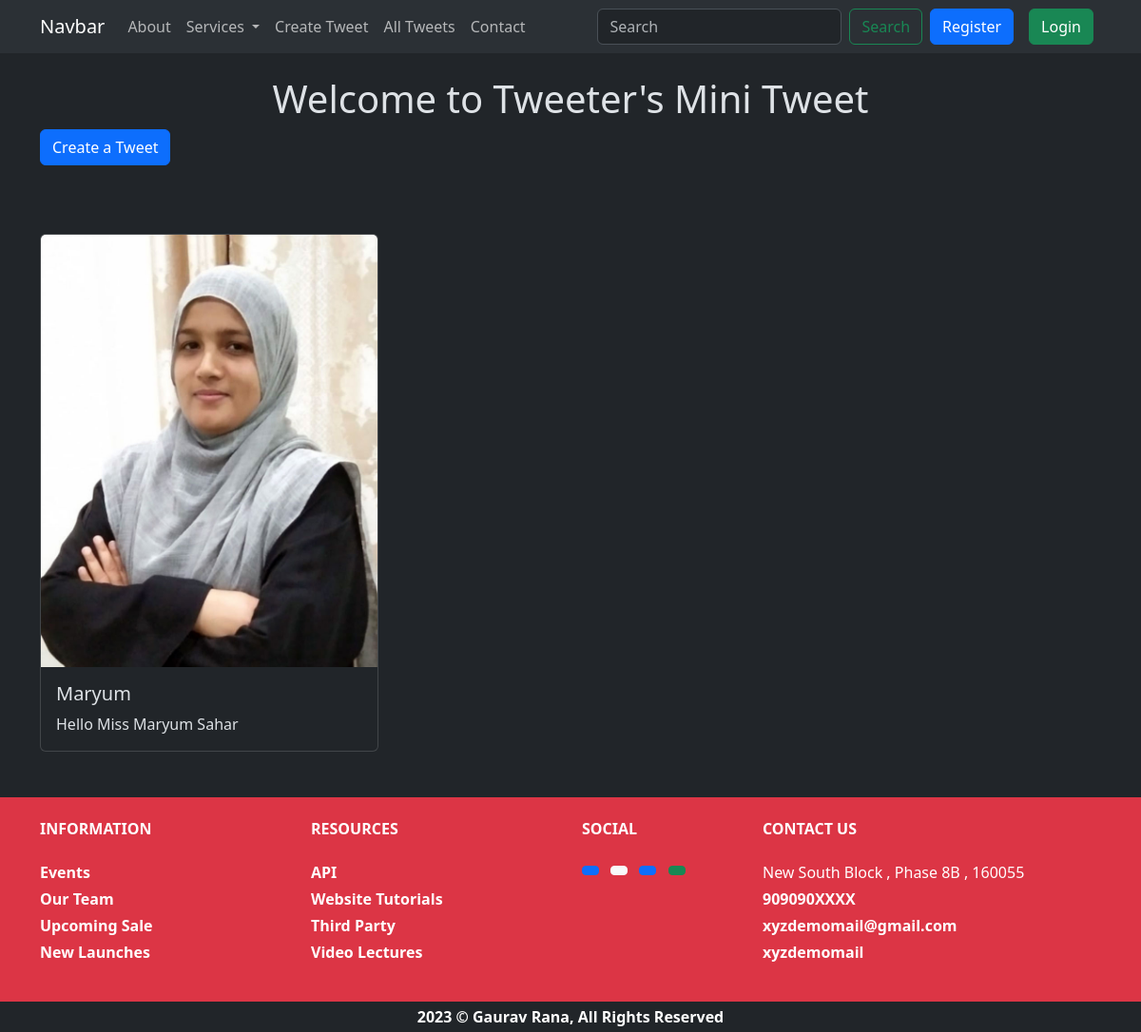
Page /tweet/ on the earlier database version.
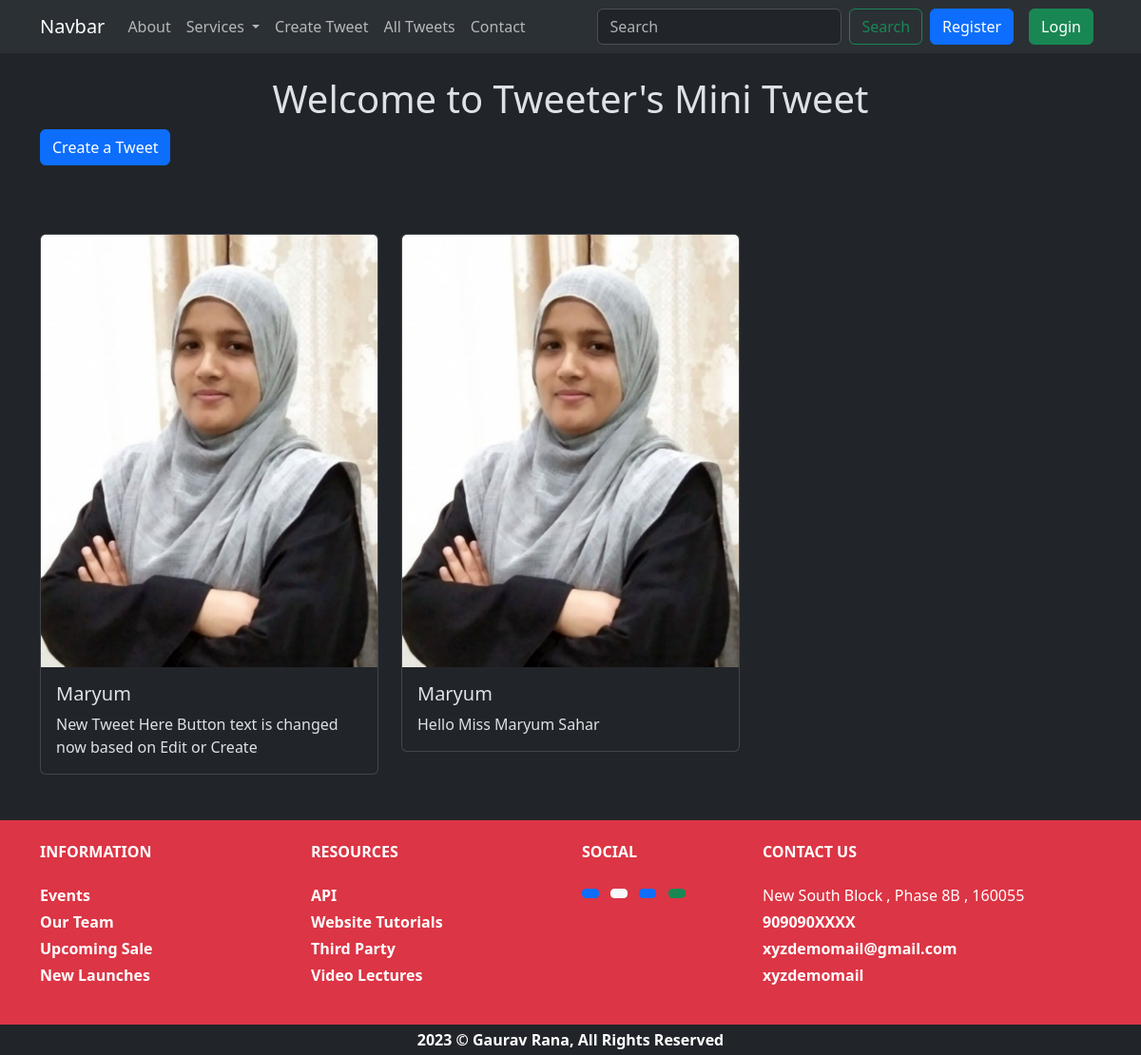
Same page on the later database version.
### tweet/models.py (models this page shows, shortened)
class Tweet(models.Model):
    user = models.ForeignKey(User, on_delete=models.CASCADE)
    text = models.TextField(max_length=240)
    image = models.ImageField(upload_to='images/', blank=False, null=False)
    created_at = models.DateTimeField(auto_now_add=True)
    updated_at = models.DateTimeField(auto_now=True)

### tweet/views.py (the view)
# urls.py: path('', views.tweet_list, name='tweet_list'),
def tweet_list(request):
    tweets = Tweet.objects.all().order_by('-created_at')
    return render(request, 'tweet_list.html', {'tweets': tweets})

### tweet/templates/tweet_list.html (shortened to what this page needs)
{% extends "layout.html" %}
{% block content %}
    <h1 class="text-center mt-4">
        Welcome to Tweeter's Mini Tweet
    </h1>
    <div class="container">
        <a href="{% url "tweet_create" %}" class="btn btn-primary mb-4">Create a Tweet</a>
        <div class="row">
            {% for tweet in tweets  %}
            <div class="col-md-4 py-5">
                <div class="card">
                   <img src="{{tweet.image.url}}" class="card-img-top" alt="..." />
                    <div class="card-body">
                        <h5 class="card-title">{{tweet.user.username}}</h5>
                        <p class="card-text">
                        {{tweet.text}}
                        </p>
                    </div>
                </div>
            </div>
        {% endfor %}
        </div>
    </div>
{% endblock  %}

### templates/layout.html (shortened to what this page needs)
{% load static %}
<!DOCTYPE html>
<html lang="en" data-bs-theme="dark">
  <head>
    <link href="https://cdn.jsdelivr.net/npm/bootstrap@5.3.3/dist/css/bootstrap.min.css" rel="stylesheet">
  </head>
  <body class="dark">
    <nav class="navbar navbar-expand-lg bg-body-tertiary">
        <div class="container">
          <a class="navbar-brand" href="#">Navbar</a>
          <div class="collapse navbar-collapse" id="navbarSupportedContent">
            <ul class="navbar-nav me-auto mb-2 mb-lg-0">
              <li class="nav-item">
                <a class="nav-link" href="#">About</a>
              </li>
              <li class="nav-item dropdown">
                <a class="nav-link dropdown-toggle" href="#" role="button" data-bs-toggle="dropdown" aria-expanded="false">
                  Services
                </a>
              </li>
              <li class="nav-item">
                <a class="nav-link" href="{% url "tweet_create" %}">Create Tweet</a>
              </li>
              <li class="nav-item">
                <a class="nav-link" href="{% url "tweet_list" %}">All Tweets</a>
              </li>
              <li class="nav-item">
                <a class="nav-link" href="#">Contact</a>
              </li>
            </ul>
            <form class="d-flex" role="search">
              <input class="form-control me-2" type="search" placeholder="Search" aria-label="Search">
              <button class="btn btn-outline-success" type="submit">Search</button>
            </form>
            {% if user.is_authenticated %}
              <form method="post" action="{% url "logout" %}">
                {% csrf_token %}
                <button type="submit" class="btn btn-danger mx-2">Logout</button>
              </form>
            {% else %}
            <a href="{% url "register" %}" class="btn btn-primary mx-2">Register</a>
            <a href="{% url "login" %}" class="btn btn-success mx-2">Login</a>
            {% endif %}
          </div>
        </div>
      </nav>
    {% block content %}{% endblock %}
    <footer class="footer bg-danger">
      <div class="container">
        <div class="row">
          <div
            class="col-sm-6 col-md-4 mt-4 col-lg-3 text-center text-sm-start"
          >
            <div class="information">
              <h6 class="footer-heading text-uppercase text-white fw-bold">
                Information
              </h6>
              <ul class="list-unstyled footer-link mt-4">
                <li class="mb-1">
                  <a
                    href="#"
                    class="text-white text-decoration-none fw-semibold"
                    >Events</a
                  >
                </li>
                <li class="mb-1">
                  <a
                    href="#"
                    class="text-white text-decoration-none fw-semibold"
                    >Our Team</a
                  >
                </li>
                <li class="mb-1">
                  <a
                    href="#"
                    class="text-white text-decoration-none fw-semibold"
                    >Upcoming Sale</a
                  >
                </li>
                <li class="">
                  <a
                    href="#"
                    class="text-white text-decoration-none fw-semibold"
                    >New Launches</a
                  >
                </li>
              </ul>
            </div>
          </div>
          <div
            class="col-sm-6 col-md-4 mt-4 col-lg-3 text-center text-sm-start"
          >
            <div class="resources">
              <h6 class="footer-heading text-uppercase text-white fw-bold">
                Resources
              </h6>
              <ul class="list-unstyled footer-link mt-4">
                <li class="mb-1">
                  <a
                    href="#"
                    class="text-white text-decoration-none fw-semibold"
                    >API</a
                  >
                </li>
                <li class="mb-1">
                  <a
                    href="#"
                    class="text-white text-decoration-none fw-semibold"
                    >Website Tutorials</a
                  >
                </li>
                <li class="mb-1">
                  <a
                    href="#"
                    class="text-white text-decoration-none fw-semibold"
                    >Third Party</a
                  >
                </li>
                <li class="">
                  <a
                    href="#"
                    class="text-white text-decoration-none fw-semibold"
                    >Video Lectures</a
                  >
                </li>
              </ul>
            </div>
          </div>
          <div
            class="col-sm-6 col-md-4 mt-4 col-lg-2 text-center text-sm-start"
          >
            <div class="social">
              <h6 class="footer-heading text-uppercase text-white fw-bold">
                Social
              </h6>
              <ul class="list-inline my-4">
                <li class="list-inline-item">
                  <a href="#" class="text-white btn-sm btn btn-primary mb-2"
                    ></a>
                </li>
                <li class="list-inline-item">
                  <a href="#" class="text-danger btn-sm btn btn-light mb-2"
                    ></a>
                </li>
                <li class="list-inline-item">
                  <a href="#" class="text-white btn-sm btn btn-primary mb-2"
                    ></a>
                </li>
                <li class="list-inline-item">
                  <a href="#" class="text-white btn-sm btn btn-success mb-2"
                    ></a>
                </li>
              </ul>
            </div>
          </div>
          <div
            class="col-sm-6 col-md-6 mt-4 col-lg-4 text-center text-sm-start"
          >
            <div class="contact">
              <h6 class="footer-heading text-uppercase text-white fw-bold">
                Contact Us
              </h6>
              <address class="mt-4 m-0 text-white mb-1">
                 New South Block ,
                Phase 8B , 160055
              </address>
              <a
                href="#"
                class="text-white mb-1 text-decoration-none d-block fw-semibold"
                > 909090XXXX</a
              >
              <a
                href="#"
                class="text-white mb-1 text-decoration-none d-block fw-semibold"
                > xyzdemomail@gmail.com</a
              >
              <a href="#" class="text-white text-decoration-none fw-semibold"
                > xyzdemomail</a
              >
            </div>
          </div>
        </div>
      </div>
      <div class="text-center bg-dark text-white mt-4 p-1">
        <p class="mb-0 fw-bold">2023 © Gaurav Rana, All Rights Reserved</p>
      </div>
    </footer>
  </body>
</html>

Differences in the rows shown:
added Tweet: image (picture), user.username "Maryum", text "New Tweet Here Button text is changed now based on Edit or Create"
